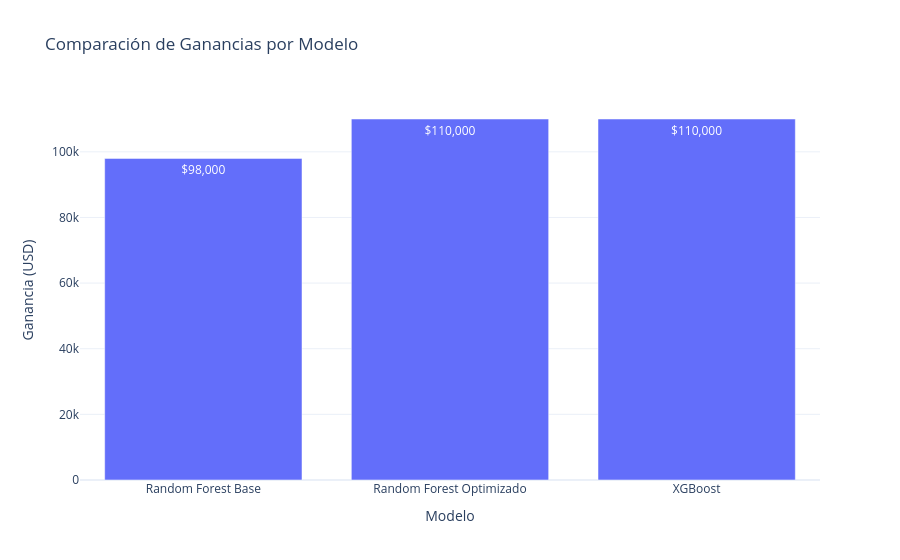

This figure's notebook cell:
### Code cell
# === PASO 8: COMPARACIÓN DE GANANCIAS ===

ganancias = {
    "Random Forest Base": ganancia_rf_base,
    "Random Forest Optimizado": ganancia_final,
    "XGBoost": best_profit
}

fig = go.Figure(data=[
    go.Bar(
        x=list(ganancias.keys()),
        y=list(ganancias.values()),
        text=[f"${v:,.0f}" for v in ganancias.values()],
        textposition="auto"
    )
])

fig.update_layout(
    title="Comparación de Ganancias por Modelo",
    xaxis_title="Modelo",
    yaxis_title="Ganancia (USD)",
    template="plotly_white"
)

fig.show()

### Figure 1 — Plotly figure (JSON) as saved in the notebook; plotly's stock layout.template omitted (floating-point values rounded to 4 significant figures)
{"data": [{"text": ["$98,000", "$110,000", "$110,000"], "textposition": "auto", "type": "bar", "x": ["Random Forest Base", "Random Forest Optimizado", "XGBoost"], "y": [98000, 110000, 110000]}], "layout": {"title": {"text": "Comparación de Ganancias por Modelo"}, "xaxis": {"title": {"text": "Modelo"}}, "yaxis": {"title": {"text": "Ganancia (USD)"}}}}
